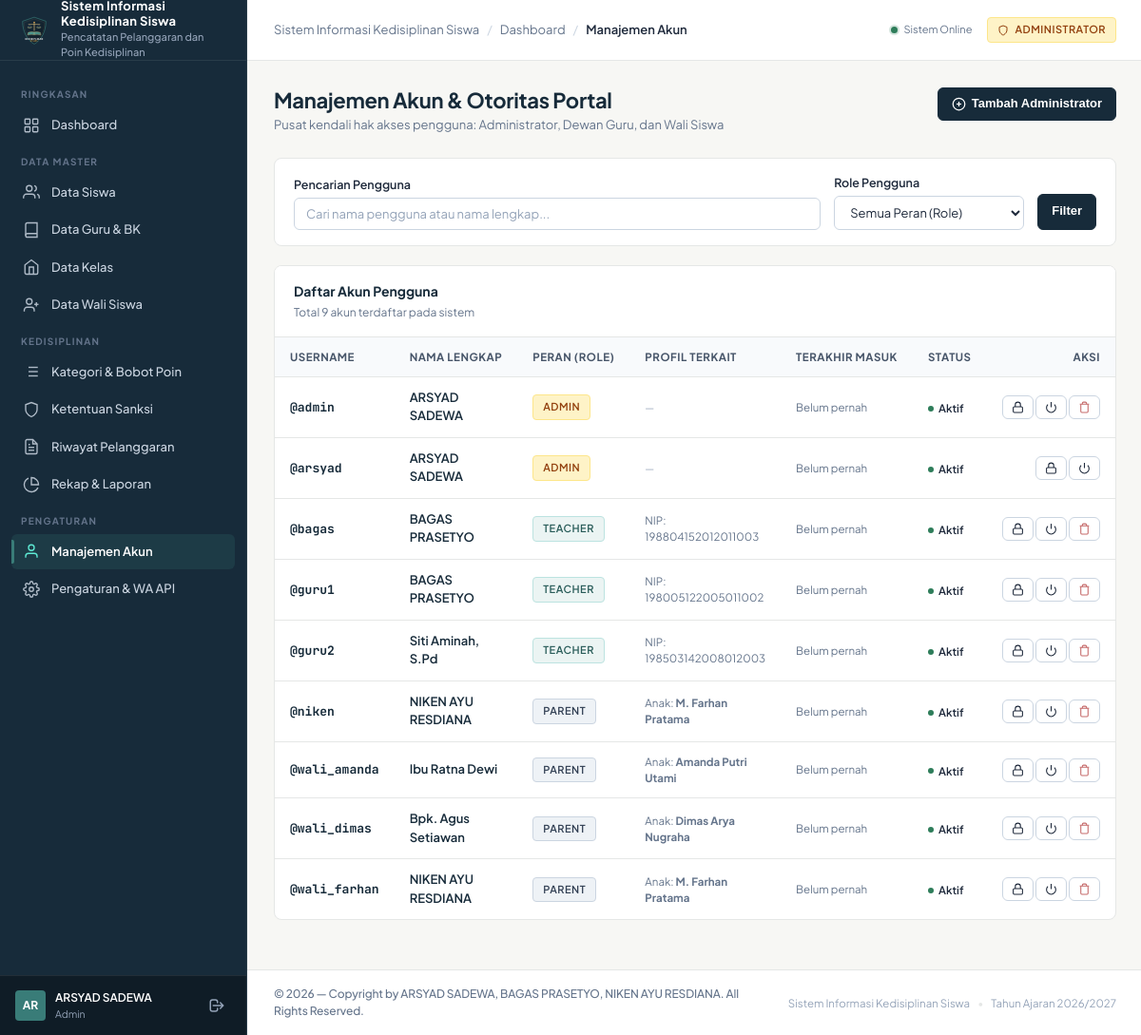
The page /admin/users.php (signed in) on the database its author committed.
### tables this page shows
CREATE TABLE `users` (
    `id` INT AUTO_INCREMENT PRIMARY KEY,
    `username` VARCHAR(50) NOT NULL UNIQUE,
    `password` VARCHAR(255) NOT NULL,
    `full_name` VARCHAR(100) NOT NULL,
    `role` ENUM('admin', 'teacher', 'parent') NOT NULL,
    `status` ENUM('active', 'inactive') NOT NULL DEFAULT 'active',
    `last_login` DATETIME NULL,
    `created_at` TIMESTAMP DEFAULT CURRENT_TIMESTAMP,
    `updated_at` TIMESTAMP DEFAULT CURRENT_TIMESTAMP ON UPDATE CURRENT_TIMESTAMP
);

CREATE TABLE `teachers` (
    `id` INT AUTO_INCREMENT PRIMARY KEY,
    `user_id` INT NULL,
    `nip` VARCHAR(30) NOT NULL UNIQUE,
    `nama_guru` VARCHAR(100) NOT NULL,
    `jenis_kelamin` ENUM('L', 'P') NOT NULL,
    `jabatan` VARCHAR(100) NOT NULL DEFAULT 'Guru Bimbingan Konseling',
    `no_telp` VARCHAR(20) NOT NULL,
    `email` VARCHAR(100) NULL,
    `created_at` TIMESTAMP DEFAULT CURRENT_TIMESTAMP,
    `updated_at` TIMESTAMP DEFAULT CURRENT_TIMESTAMP ON UPDATE CURRENT_TIMESTAMP,
    CONSTRAINT `fk_teachers_user` FOREIGN KEY (`user_id`) REFERENCES `users` (`id`) ON DELETE SET NULL ON UPDATE CASCADE
);

CREATE TABLE `parents` (
    `id` INT AUTO_INCREMENT PRIMARY KEY,
    `user_id` INT NULL,
    `student_id` INT NOT NULL,
    `nama_wali` VARCHAR(100) NOT NULL,
    `hubungan` ENUM('Ayah', 'Ibu', 'Wali') NOT NULL DEFAULT 'Ayah',
    `pekerjaan` VARCHAR(100) NULL,
    `no_telp` VARCHAR(20) NOT NULL,
    `alamat` TEXT NULL,
    `created_at` TIMESTAMP DEFAULT CURRENT_TIMESTAMP,
    `updated_at` TIMESTAMP DEFAULT CURRENT_TIMESTAMP ON UPDATE CURRENT_TIMESTAMP,
    CONSTRAINT `fk_parents_user` FOREIGN KEY (`user_id`) REFERENCES `users` (`id`) ON DELETE SET NULL ON UPDATE CASCADE,
    CONSTRAINT `fk_parents_student` FOREIGN KEY (`student_id`) REFERENCES `students` (`id`) ON DELETE CASCADE ON UPDATE CASCADE
);

CREATE TABLE `students` (
    `id` INT AUTO_INCREMENT PRIMARY KEY,
    `nis` VARCHAR(30) NOT NULL UNIQUE,
    `nisn` VARCHAR(30) NULL UNIQUE,
    `nama_lengkap` VARCHAR(100) NOT NULL,
    `jenis_kelamin` ENUM('L', 'P') NOT NULL,
    `class_id` INT NOT NULL,
    `tempat_lahir` VARCHAR(50) NULL,
    `tanggal_lahir` DATE NULL,
    `alamat` TEXT NULL,
    `no_telp_wali` VARCHAR(20) NOT NULL,
    `total_poin` INT NOT NULL DEFAULT 0,
    `status_siswa` ENUM('aktif', 'lulus', 'pindah', 'dikeluarkan') NOT NULL DEFAULT 'aktif',
    `created_at` TIMESTAMP DEFAULT CURRENT_TIMESTAMP,
    `updated_at` TIMESTAMP DEFAULT CURRENT_TIMESTAMP ON UPDATE CURRENT_TIMESTAMP,
    CONSTRAINT `fk_students_class` FOREIGN KEY (`class_id`) REFERENCES `classes` (`id`) ON DELETE RESTRICT ON UPDATE CASCADE
);

### includes/functions.php (called while the page is built, shortened)
<?php
function e($value) {
    return htmlspecialchars((string)($value ?? ''), ENT_QUOTES, 'UTF-8');
}

### includes/auth.php (called while the page is built, shortened)
<?php
function current_user() {
    static $user = null;
    if ($user !== null) return $user;
    try {
        $pdo = get_db_connection();
        $stmt = $pdo->prepare("
            SELECT id, username, full_name, role, status
            FROM users
            WHERE id = ? AND status = 'active'
        ");
        $stmt->execute([$_SESSION['user_id']]);
        $user = $stmt->fetch();
    } catch (Throwable $e) {
        return null;
    }
    return $user;
}
function require_role($allowed_roles) {
    $user = current_user();
}

### admin/users.php (the view, shortened to what this page needs)
<?php
require_role(['admin']);
$pdo = get_db_connection();
$search = trim($_GET['search'] ?? '');
$where = ["1=1"];
$params = [];
$where_sql = implode(" AND ", $where);
$stmt = $pdo->prepare("
    SELECT u.*,
           t.nama_guru, t.nip,
           p.nama_wali, s.nama_lengkap as nama_anak
    FROM users u
    LEFT JOIN teachers t ON t.user_id = u.id
    LEFT JOIN parents p ON p.user_id = u.id
    LEFT JOIN students s ON p.student_id = s.id
    WHERE {$where_sql}
    ORDER BY u.role ASC, u.username ASC
");
$stmt->execute($params);
$users = $stmt->fetchAll();
require_once __DIR__ . '/../includes/header.php';
?>
<div class="page-header">
  <div>
    <h1 class="page-title">Manajemen Akun & Otoritas Portal</h1>
    <p class="page-subtitle">Pusat kendali hak akses pengguna: Administrator, Dewan Guru, dan Wali Siswa</p>
  </div>
  <div class="page-actions">
    <button type="button" class="btn btn-primary" onclick="openAddAdminModal()">
      <svg width="15" height="15" viewBox="0 0 24 24" fill="none" stroke="currentColor" stroke-width="2"><circle cx="12" cy="12" r="10"/><line x1="12" y1="8" x2="12" y2="16"/><line x1="8" y1="12" x2="16" y2="12"/></svg>
      <span>Tambah Administrator</span>
    </button>
  </div>
</div>
<div class="surface-card" style="margin-bottom: 20px;">
  <div class="card-body-styled" style="padding: 16px 20px;">
    <form method="GET" action="<?= BASE_URL ?>/admin/users.php" style="display: flex; gap: 14px; align-items: flex-end;">
      <div style="flex: 1;">
        <label class="form-label" style="margin-bottom: 4px;">Pencarian Pengguna</label>
        <input type="text" name="search" class="form-control" placeholder="Cari nama pengguna atau nama lengkap..." value="<?= e($search) ?>">
      </div>
      <div style="width: 200px;">
        <label class="form-label" style="margin-bottom: 4px;">Role Pengguna</label>
        <select name="role" class="form-control">
          <option value="">Semua Peran (Role)</option>
        </select>
      </div>
      <div style="display: flex; gap: 8px;">
        <button type="submit" class="btn btn-primary" style="height: 38px;">Filter</button>
      </div>
    </form>
  </div>
</div>
<div class="surface-card">
  <div class="card-header-styled">
    <div>
      <h2 class="card-title-styled">Daftar Akun Pengguna</h2>
      <span class="card-subtitle-styled">Total <?= count($users) ?> akun terdaftar pada sistem</span>
    </div>
  </div>
  <div class="card-body-styled" style="padding: 0;">
    <div class="table-responsive">
      <table class="app-table">
        <thead>
          <tr>
            <th>Username</th>
            <th>Nama Lengkap</th>
            <th>Peran (Role)</th>
            <th>Profil Terkait</th>
            <th>Terakhir Masuk</th>
            <th>Status</th>
            <th style="text-align: right;">Aksi</th>
          </tr>
        </thead>
        <tbody>
          <?php foreach ($users as $u):
            $role_badge = ($u['role'] === 'admin') ? 'badge-role-admin' : (($u['role'] === 'teacher') ? 'badge-role-teacher' : 'badge-role-parent');
          ?>
            <tr>
              <td>
                <span style="font-family: var(--font-mono); font-weight: 700; color: var(--color-primary); font-size: 13px;">
                  @<?= e($u['username']) ?>
                </span>
              </td>
              <td>
                <div style="font-weight: 600; color: var(--color-primary);"><?= e($u['full_name']) ?></div>
              </td>
              <td>
                <span class="topbar-badge-role <?= $role_badge ?>">
                  <?= e(strtoupper($u['role'])) ?>
                </span>
              </td>
              <td>
                <?php if ($u['role'] === 'teacher' && $u['nip']): ?>
                  <div style="font-size: 11.5px; color: var(--color-text-muted);">NIP: <?= e($u['nip']) ?></div>
                <?php elseif ($u['role'] === 'parent' && $u['nama_anak']): ?>
                  <div style="font-size: 11.5px; color: var(--color-text-muted);">Anak: <strong><?= e($u['nama_anak']) ?></strong></div>
                <?php else: ?>
                  <span style="font-size: 11px; color: var(--color-text-subtle);">&mdash;</span>
                <?php endif; ?>
              </td>
              <td>
                <span style="font-size: 11.5px; color: var(--color-text-muted);">
                  <?= $u['last_login'] ? format_datetime_id($u['last_login']) : 'Belum pernah' ?>
                </span>
              </td>
              <td>
                <span class="status-pill <?= $u['status'] === 'active' ? 'selesai' : 'menunggu' ?>">
                  <span class="status-dot"></span>
                  <?= $u['status'] === 'active' ? 'Aktif' : 'Nonaktif' ?>
                </span>
              </td>
              <td style="text-align: right; white-space: nowrap;">
                <button type="button" class="btn btn-secondary btn-sm" onclick="openResetPasswordModal(<?= (int)$u['id'] ?>, '<?= e(addslashes($u['username'])) ?>')" title="Atur Ulang Sandi">
                  <svg width="13" height="13" viewBox="0 0 24 24" fill="none" stroke="currentColor" stroke-width="2"><rect x="3" y="11" width="18" height="11" rx="2" ry="2"/><path d="M7 11V7a5 5 0 0 1 10 0v4"/></svg>
                </button>
                <button type="button" class="btn btn-secondary btn-sm" onclick="toggleStatus(<?= (int)$u['id'] ?>, '<?= $u['status'] ?>', '<?= e(addslashes($u['username'])) ?>')" title="<?= $u['status'] === 'active' ? 'Nonaktifkan Akun' : 'Aktifkan Akun' ?>">
                  <svg width="13" height="13" viewBox="0 0 24 24" fill="none" stroke="currentColor" stroke-width="2"><path d="M18.36 6.64a9 9 0 1 1-12.73 0"/><line x1="12" y1="2" x2="12" y2="12"/></svg>
                </button>
                <?php if ($u['id'] !== (int)$_SESSION['user_id']): ?>
                  <button type="button" class="btn btn-secondary btn-sm" onclick="deleteUser(<?= (int)$u['id'] ?>, '<?= e(addslashes($u['username'])) ?>')" style="color: var(--color-danger);" title="Hapus Akun">
                    <svg width="13" height="13" viewBox="0 0 24 24" fill="none" stroke="currentColor" stroke-width="2"><polyline points="3 6 5 6 21 6"/><path d="M19 6v14a2 2 0 0 1-2 2H7a2 2 0 0 1-2-2V6m3 0V4a2 2 0 0 1 2-2h4a2 2 0 0 1 2 2v2"/></svg>
                  </button>
                <?php endif; ?>
              </td>
            </tr>
          <?php endforeach; ?>
        </tbody>
      </table>
    </div>
  </div>
</div>
<?php require_once __DIR__ . '/../includes/footer.php'; ?>

### includes/sidebar.php (shortened to what this page needs)
<?php
$user = current_user();
$current_page = basename($_SERVER['PHP_SELF']);
?>
<aside class="app-sidebar" id="app-sidebar">
  <div class="sidebar-header">
    <div class="sidebar-logo">
      <img src="<?= BASE_URL ?>/assets/images/logo.svg" alt="Logo Sistem Informasi Kedisiplinan" style="width: 32px; height: 32px;">
    </div>
    <div class="sidebar-brand-text">
      <span class="sidebar-brand-title"><?= e(APP_NAME) ?></span>
      <span class="sidebar-brand-sub"><?= e(APP_SUBTITLE) ?></span>
    </div>
  </div>
  <div class="sidebar-content">
    <?php if ($user['role'] === 'admin'): ?>
      <div class="nav-section-title">Ringkasan</div>
      <ul class="sidebar-nav">
        <li class="sidebar-nav-item">
          <a href="<?= BASE_URL ?>/admin/dashboard.php" class="sidebar-nav-link <?= $current_page === 'dashboard.php' ? 'active' : '' ?>">
            <svg class="sidebar-icon" viewBox="0 0 24 24" fill="none" stroke="currentColor"><rect x="3" y="3" width="7" height="7" rx="1"/><rect x="14" y="3" width="7" height="7" rx="1"/><rect x="14" y="14" width="7" height="7" rx="1"/><rect x="3" y="14" width="7" height="7" rx="1"/></svg>
            <span>Dashboard</span>
          </a>
        </li>
      </ul>
      <div class="nav-section-title">Data Master</div>
      <ul class="sidebar-nav">
        <li class="sidebar-nav-item">
          <a href="<?= BASE_URL ?>/admin/students.php" class="sidebar-nav-link <?= $current_page === 'students.php' ? 'active' : '' ?>">
            <svg class="sidebar-icon" viewBox="0 0 24 24" fill="none" stroke="currentColor"><path d="M17 21v-2a4 4 0 0 0-4-4H5a4 4 0 0 0-4 4v2"/><circle cx="9" cy="7" r="4"/><path d="M23 21v-2a4 4 0 0 0-3-3.87"/><path d="M16 3.13a4 4 0 0 1 0 7.75"/></svg>
            <span>Data Siswa</span>
          </a>
        </li>
        <li class="sidebar-nav-item">
          <a href="<?= BASE_URL ?>/admin/teachers.php" class="sidebar-nav-link <?= $current_page === 'teachers.php' ? 'active' : '' ?>">
            <svg class="sidebar-icon" viewBox="0 0 24 24" fill="none" stroke="currentColor"><path d="M4 19.5A2.5 2.5 0 0 1 6.5 17H20"/><path d="M6.5 2H20v20H6.5A2.5 2.5 0 0 1 4 19.5v-15A2.5 2.5 0 0 1 6.5 2z"/></svg>
            <span>Data Guru & BK</span>
          </a>
        </li>
        <li class="sidebar-nav-item">
          <a href="<?= BASE_URL ?>/admin/classes.php" class="sidebar-nav-link <?= $current_page === 'classes.php' ? 'active' : '' ?>">
            <svg class="sidebar-icon" viewBox="0 0 24 24" fill="none" stroke="currentColor"><path d="M3 9l9-7 9 7v11a2 2 0 0 1-2 2H5a2 2 0 0 1-2-2z"/><polyline points="9 22 9 12 15 12 15 22"/></svg>
            <span>Data Kelas</span>
          </a>
        </li>
        <li class="sidebar-nav-item">
          <a href="<?= BASE_URL ?>/admin/parents.php" class="sidebar-nav-link <?= $current_page === 'parents.php' ? 'active' : '' ?>">
            <svg class="sidebar-icon" viewBox="0 0 24 24" fill="none" stroke="currentColor"><path d="M16 21v-2a4 4 0 0 0-4-4H6a4 4 0 0 0-4 4v2"/><circle cx="9" cy="7" r="4"/><line x1="19" y1="8" x2="19" y2="14"/><line x1="22" y1="11" x2="16" y2="11"/></svg>
            <span>Data Wali Siswa</span>
          </a>
        </li>
      </ul>
      <div class="nav-section-title">Kedisiplinan</div>
      <ul class="sidebar-nav">
        <li class="sidebar-nav-item">
          <a href="<?= BASE_URL ?>/admin/categories.php" class="sidebar-nav-link <?= $current_page === 'categories.php' ? 'active' : '' ?>">
            <svg class="sidebar-icon" viewBox="0 0 24 24" fill="none" stroke="currentColor"><line x1="8" y1="6" x2="21" y2="6"/><line x1="8" y1="12" x2="21" y2="12"/><line x1="8" y1="18" x2="21" y2="18"/><line x1="3" y1="6" x2="3.01" y2="6"/><line x1="3" y1="12" x2="3.01" y2="12"/><line x1="3" y1="18" x2="3.01" y2="18"/></svg>
            <span>Kategori & Bobot Poin</span>
          </a>
        </li>
        <li class="sidebar-nav-item">
          <a href="<?= BASE_URL ?>/admin/sanctions.php" class="sidebar-nav-link <?= $current_page === 'sanctions.php' ? 'active' : '' ?>">
            <svg class="sidebar-icon" viewBox="0 0 24 24" fill="none" stroke="currentColor"><path d="M12 22s8-4 8-10V5l-8-3-8 3v7c0 6 8 10 8 10z"/></svg>
            <span>Ketentuan Sanksi</span>
          </a>
        </li>
        <li class="sidebar-nav-item">
          <a href="<?= BASE_URL ?>/admin/violations.php" class="sidebar-nav-link <?= $current_page === 'violations.php' ? 'active' : '' ?>">
            <svg class="sidebar-icon" viewBox="0 0 24 24" fill="none" stroke="currentColor"><path d="M14 2H6a2 2 0 0 0-2 2v16a2 2 0 0 0 2 2h12a2 2 0 0 0 2-2V8z"/><polyline points="14 2 14 8 20 8"/><line x1="16" y1="13" x2="8" y2="13"/><line x1="16" y1="17" x2="8" y2="17"/><polyline points="10 9 9 9 8 9"/></svg>
            <span>Riwayat Pelanggaran</span>
          </a>
        </li>
        <li class="sidebar-nav-item">
          <a href="<?= BASE_URL ?>/admin/reports.php" class="sidebar-nav-link <?= $current_page === 'reports.php' ? 'active' : '' ?>">
            <svg class="sidebar-icon" viewBox="0 0 24 24" fill="none" stroke="currentColor"><path d="M21.21 15.89A10 10 0 1 1 8 2.83"/><path d="M22 12A10 10 0 0 0 12 2v10z"/></svg>
            <span>Rekap & Laporan</span>
          </a>
        </li>
      </ul>
      <div class="nav-section-title">Pengaturan</div>
      <ul class="sidebar-nav">
        <li class="sidebar-nav-item">
          <a href="<?= BASE_URL ?>/admin/users.php" class="sidebar-nav-link <?= $current_page === 'users.php' ? 'active' : '' ?>">
            <svg class="sidebar-icon" viewBox="0 0 24 24" fill="none" stroke="currentColor"><path d="M20 21v-2a4 4 0 0 0-4-4H8a4 4 0 0 0-4 4v2"/><circle cx="12" cy="7" r="4"/></svg>
            <span>Manajemen Akun</span>
          </a>
        </li>
        <li class="sidebar-nav-item">
          <a href="<?= BASE_URL ?>/admin/settings.php" class="sidebar-nav-link <?= $current_page === 'settings.php' ? 'active' : '' ?>">
            <span>Pengaturan & WA API</span>
          </a>
        </li>
      </ul>
    <?php endif; ?>
  </div>
  <div class="sidebar-footer">
    <div class="user-mini-profile">
      <div class="user-avatar-initials">
        <?= strtoupper(substr($user['full_name'], 0, 2)) ?>
      </div>
      <div class="user-info">
        <span class="user-name" title="<?= e($user['full_name']) ?>"><?= e($user['full_name']) ?></span>
        <span class="user-role"><?= e($user['role']) ?></span>
      </div>
    </div>
    <a href="<?= BASE_URL ?>/logout.php" class="btn-logout" title="Keluar dari Sistem">
      <svg width="18" height="18" viewBox="0 0 24 24" fill="none" stroke="currentColor" stroke-width="2">
        <path stroke-linecap="round" stroke-linejoin="round" d="M17 16l4-4m0 0l-4-4m4 4H7m6 4v1a3 3 0 01-3 3H6a3 3 0 01-3-3V7a3 3 0 013-3h4a3 3 0 013 3v1"/>
      </svg>
    </a>
  </div>
</aside>

### rows shown on the page
users: full_name "AR", full_name "ARSYAD SADEWA", role "Admin", username "arsyad", role "ADMIN", shows "Belum pernah", status "Aktif"
users: username "admin", full_name "ARSYAD SADEWA", role "ADMIN", shows "Belum pernah", status "Aktif"
teachers: user.username "bagas", user.full_name "BAGAS PRASETYO", user.role "TEACHER", nip "198804152012011003"
teachers: user.username "guru1", user.full_name "BAGAS PRASETYO", user.role "TEACHER", nip "198005122005011002"
teachers: user.username "guru2", user.full_name "Siti Aminah, S.Pd", user.role "TEACHER", nip "198503142008012003"
parents: user.username "niken", user.full_name "NIKEN AYU RESDIANA", user.role "PARENT", student.nama_lengkap "M. Farhan Pratama"
parents: user.username "wali_amanda", user.full_name "Ibu Ratna Dewi", user.role "PARENT", student.nama_lengkap "Amanda Putri Utami"
parents: user.username "wali_dimas", user.full_name "Bpk. Agus Setiawan", user.role "PARENT", student.nama_lengkap "Dimas Arya Nugraha"
parents: user.username "wali_farhan", user.full_name "NIKEN AYU RESDIANA", user.role "PARENT", student.nama_lengkap "M. Farhan Pratama"

### other values the page prints
APP_NAME "Sistem Informasi Kedisiplinan Siswa"
APP_SUBTITLE "Pencatatan Pelanggaran dan Poin Kedisiplinan"
$b['title'] "Dashboard"
$b['title'] "Manajemen Akun"
count($users) "9"
get_setting('academic_year', '2026/2027') "2026/2027"
